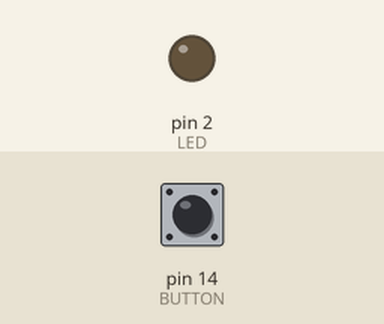
Recording of a sketch running on a simulated Arduino Uno, built with avr-gcc and run on an emulated ATmega328P. Shown: output pins drawn as LEDs (lit = HIGH). Inputs (shaded band) come from the test bench; at power-on: pin 14 (BUTTON) HIGH.

Above: at 1.2 s.
1.3 s: pin 14 (BUTTON) pulled LOW for 0.15 s
At 1.37 s:
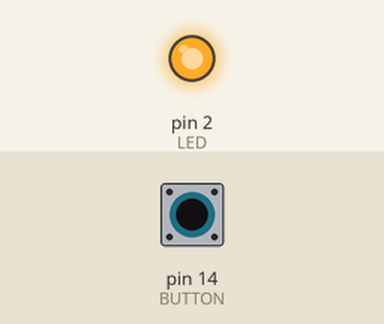
2.9 s: pin 14 (BUTTON) pulled LOW for 3.2 s
At 7.5 s:
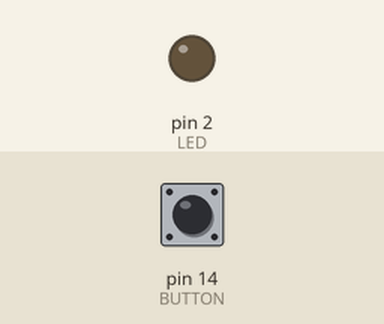
Timing chart, 0 to 9.0 s (numbered marks = the images above; inputs shaded):
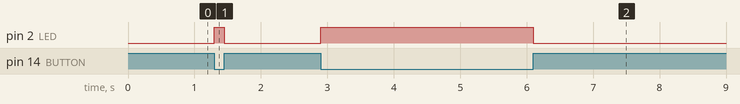

Measured:
- after the input at 1.3 s, pin 2 (LED): LOW → HIGH at once, → LOW 0.15 s later
- after the input at 2.9 s, pin 2 (LED): LOW → HIGH at once, → LOW 3.2 s later

The sketch:

02.LED_Button.ino
```cpp
#define LED 2
#define BUTTON 14

void setup() {
  pinMode(LED, OUTPUT);
  digitalWrite(LED, LOW);
  pinMode(BUTTON, INPUT_PULLUP);
}

void loop() {
  if(digitalRead(BUTTON) == LOW) { // if the button is pushed
    digitalWrite(LED, HIGH);
  } else {
    digitalWrite(LED, LOW);
  }
}
```
